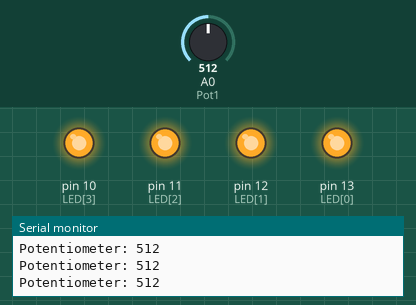
This sketch was run on a simulated Arduino Uno, built with avr-gcc and run on an emulated ATmega328P. Shown: output pins drawn as LEDs (lit = HIGH), the last lines printed to the serial monitor. Inputs (shaded band) come from the test bench; at power-on: A0 (Pot1) = 512.

Above: at 1.3 s.
1.4 s: A0 (Pot1) set to 414
2.9 s: A0 (Pot1) set to 386
At 3.7 s:
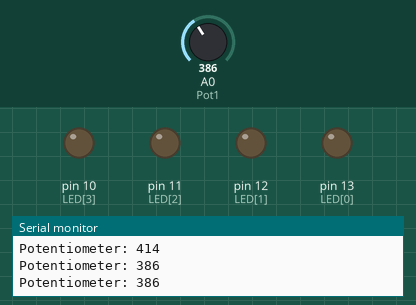
4.5 s: A0 (Pot1) set to 410
At 4.9 s:
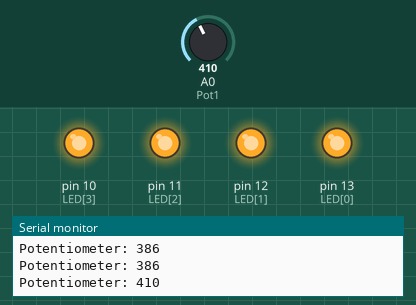
6.0 s: A0 (Pot1) set to 390
At 7.3 s:
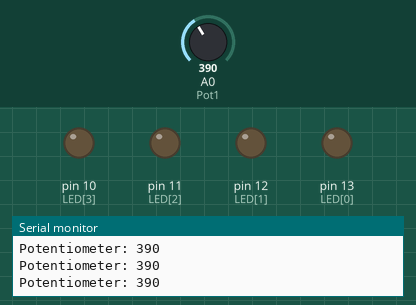
Timing chart, 0 to 8.5 s (numbered marks = the images above; inputs shaded):
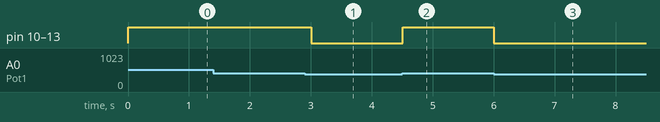

Measured:
- the behaviour switches between 400 and 399 on A0 (Pot1) (found by bisection; images 0 and 1)
- after the input at 2.9 s, pin 10 (LED[3]), pin 11 (LED[2]), pin 12 (LED[1]), pin 13 (LED[0]): HIGH → LOW after 0.10 s
- after the input at 4.5 s, pin 10 (LED[3]), pin 11 (LED[2]), pin 12 (LED[1]), pin 13 (LED[0]): LOW → HIGH at once
- after the input at 6.0 s, pin 10 (LED[3]), pin 11 (LED[2]), pin 12 (LED[1]), pin 13 (LED[0]): HIGH → LOW at once

The sketch:

Potentiometer.ino
```cpp
const byte LED[] = {13, 12, 11, 10};
#define Pot1 0

void setup() {
  Serial.begin(9600);
  /* Set each pin to output */
  for (int i = 0; i < 4; i++) {
    pinMode(LED[i], OUTPUT);
  }
}

void loop() {
  int PotValue = analogRead(Pot1);
  Serial.print("Potentiometer: ");
  Serial.println(PotValue);
  if (PotValue < 400) {
    for (int i = 0; i < 4; i++) {
      digitalWrite(LED[i], LOW);
    }
  } else {
    for (int i = 0; i < 4; i++) {
      digitalWrite(LED[i], HIGH);
    }
  }
  /* Wait 0.5 seconds before reading again */
  delay(500);
}
```
